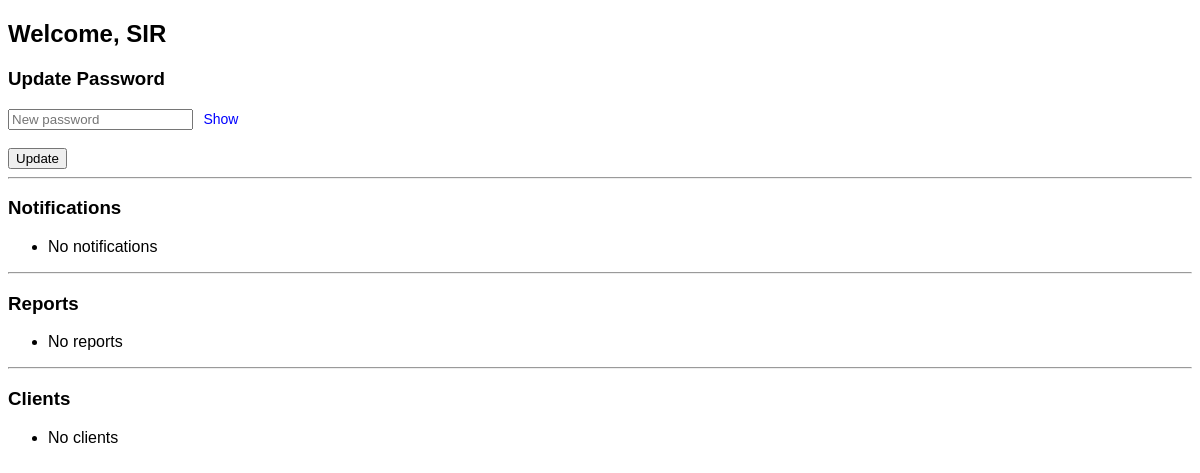
Before: /admin-dashboard/ (signed in) with the older database file.
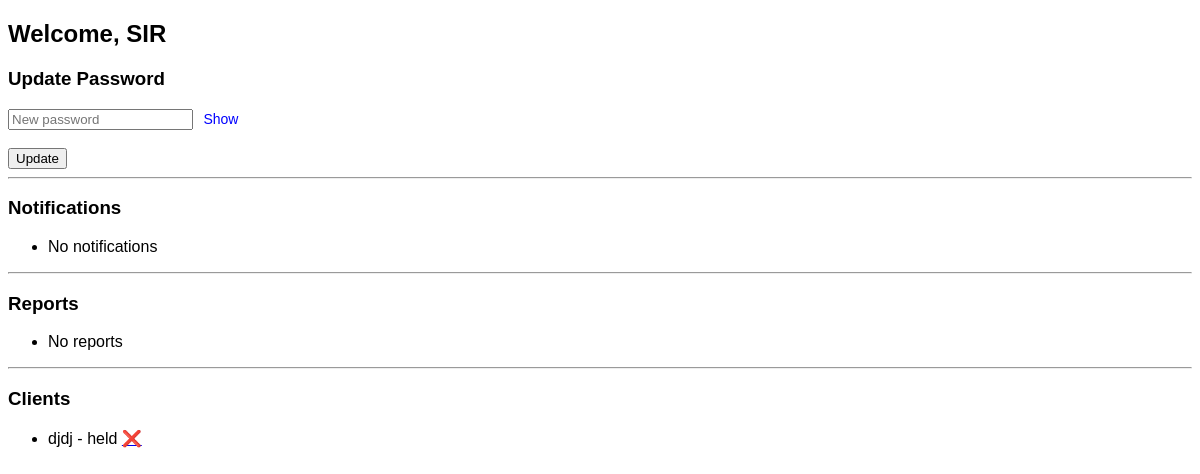
After: the same page with the newer database file.
### core/models.py (models this page shows, shortened)
class ClientLead(models.Model):
    STATUS_CHOICES = [
        ("new", "New Lead"),              # ✅ ADD THIS
        ("project", "Converted to Project"),
        ("held", "On Hold"),
        ("rejected", "Rejected"),
    ]
    created_by = models.ForeignKey(
        User,
        on_delete=models.SET_NULL,
        null=True,
        related_name="created_client_leads",
    )
    user = models.ForeignKey(
        User,
        on_delete=models.CASCADE,
        related_name="client_leads",
    )
    client_name = models.CharField(max_length=200)
    phone_number = models.CharField(
        max_length=20,
        blank=True,       # ✅ ALLOW EMPTY
        null=True,
    )
    description = models.TextField(
        blank=True,       # ✅ ALLOW EMPTY
        null=True,
        help_text="What the client initially wanted",
    )
    followup_notes = models.TextField(
        blank=True,
        null=True,
        help_text="What the client said after contact",
    )
    status = models.CharField(
        max_length=20,
        choices=STATUS_CHOICES,
        default="new",    # ✅ DEFAULT MATCHES FLUTTER
    )
    created_at = models.DateTimeField(auto_now_add=True)
    updated_at = models.DateTimeField(auto_now=True)

### core/views.py (the view)
# urls.py: path('admin-dashboard/', admin_dashboard_view, name='admin-dashboard'),
@login_required
@user_passes_test(is_admin)
def admin_dashboard_view(request):
    context = {
        "notifications": Notification.objects.order_by("-id"),
        "reports": UserReport.objects.select_related("user").order_by("-created_at"),
        "clients": ClientLead.objects.select_related("user").order_by("-created_at"),
    }
    return render(request, "core/admin_dashboard.html", context)

### core/views.py (called while the page is built)
def is_admin(user):
    return user.is_authenticated and user.is_staff

### core/templates/core/admin_dashboard.html (shortened to what this page needs)
<!DOCTYPE html>
<html>
<head>
</head>
<body>
<h2>Welcome, {{ request.user.username }}</h2>
<h3>Update Password</h3>
<form method="post" action="/dashboard/update-password/">
  <input
    type="password"
    id="password"
    name="password"
    placeholder="New password"
    required
  >
  <span class="toggle" onclick="togglePassword(event)">Show</span>
  <br><br>
  <button type="submit">Update</button>
</form>
<hr>
<h3>Notifications</h3>
<ul>
  {% for n in notifications %}
    <li>
      {{ n.title }}
      <a href="/dashboard/delete-notification/{{ n.id }}/">❌</a>
    </li>
  {% empty %}
    <li>No notifications</li>
  {% endfor %}
</ul>
<hr>
<h3>Reports</h3>
<ul>
  {% for r in reports %}
    <li>
      {{ r.subject }} ({{ r.user.username }})
      <a href="/dashboard/delete-report/{{ r.id }}/">❌</a>
    </li>
  {% empty %}
    <li>No reports</li>
  {% endfor %}
</ul>
<hr>
<h3>Clients</h3>
<ul>
  {% for c in clients %}
    <li>
      {{ c.client_name }} - {{ c.status }}
      <a href="/dashboard/delete-client/{{ c.id }}/">❌</a>
    </li>
  {% empty %}
    <li>No clients</li>
  {% endfor %}
</ul>
</body>
</html>

### core/templates/core/admin_dashboard.html (style rules this page uses)
body { font-family: Arial, sans-serif; }
.toggle { cursor: pointer; font-size: 14px; margin-left: 6px; color: blue; user-select: none; }

Changed rows visible on the page:
added ClientLead: client_name "djdj", status "held"
Other visible differences:
text no longer shown: "No clients"
